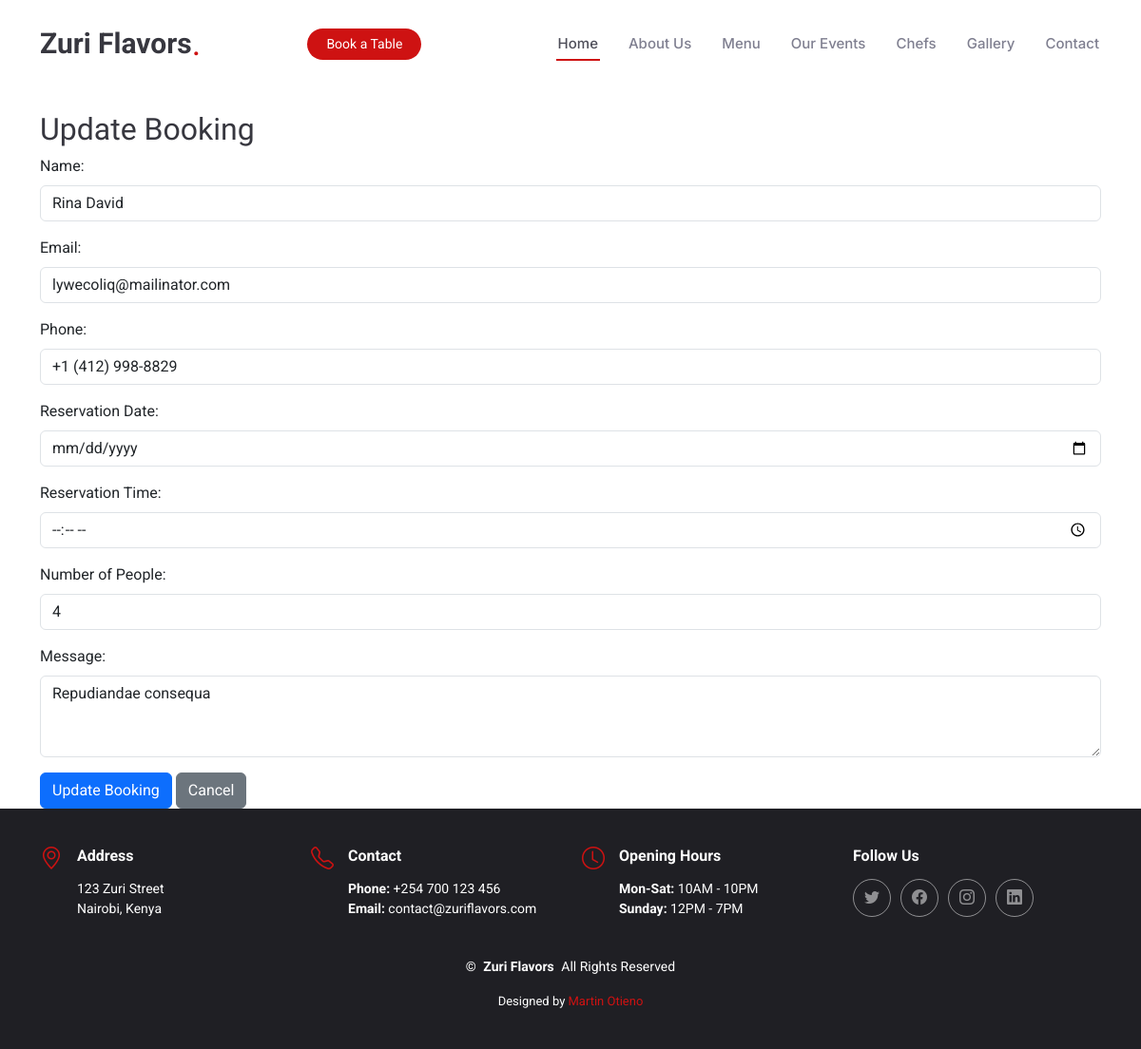
The page /update/14/ on the database its author committed.
### myapp/models.py (models this page shows, shortened)
class Booking(models.Model):
    name = models.CharField(max_length=255)
    email = models.EmailField(max_length=254)
    phone = models.CharField(max_length=20)
    date = models.DateField()
    time = models.TimeField()
    people = models.PositiveIntegerField()
    message = models.TextField()

### myapp/views.py (the view, shortened to what this page needs)
# urls.py: path('update/<int:booking_id>/', views.update_booking, name='update_booking'),
def update_booking(request, booking_id):
    booking = get_object_or_404(Booking, id=booking_id)
    context = {'booking': booking}
    return render(request, "update_booking.html", context)

### templates/update_booking.html (shortened to what this page needs)
{% extends 'base.html' %}
{% load static %}
{% block content %}
<div class="container mt-4">
    <h2>Update Booking</h2>
    <form method="POST">
        <div class="mb-3">
            <label for="name" class="form-label">Name:</label>
            <input
                type="text"
                id="name"
                name="name"
                class="form-control"
                value="{{ booking.name }}"
                required>
        </div>
        <div class="mb-3">
            <label for="email" class="form-label">Email:</label>
            <input
                type="email"
                id="email"
                name="email"
                class="form-control"
                value="{{ booking.email }}"
                required>
        </div>
        <div class="mb-3">
            <label for="phone" class="form-label">Phone:</label>
            <input
                type="text"
                id="phone"
                name="phone"
                class="form-control"
                value="{{ booking.phone }}"
                required>
        </div>
        <div class="mb-3">
            <label for="date" class="form-label">Reservation Date:</label>
            <input
                type="date"
                id="date"
                name="date"
                class="form-control"
                value="{{ booking.date }}"
                required>
        </div>
        <div class="mb-3">
            <label for="time" class="form-label">Reservation Time:</label>
            <input
                type="time"
                id="time"
                name="time"
                class="form-control"
                value="{{ booking.time }}"
                required>
        </div>
        <div class="mb-3">
            <label for="people" class="form-label">Number of People:</label>
            <input
                type="number"
                id="people"
                name="people"
                class="form-control"
                value="{{ booking.people }}"
                required>
        </div>
        <div class="mb-3">
            <label for="message" class="form-label">Message:</label>
            <textarea
                id="message"
                name="message"
                class="form-control"
                rows="3">{{ booking.message }}</textarea>
        </div>
        <button type="submit" class="btn btn-primary">Update Booking</button>
        <a href="{% url 'show_bookings' %}" class="btn btn-secondary">Cancel</a>
    </form>
</div>
{% endblock %}

### static/assets/css/main.css (style rules this page uses)
:root { --default-font: "Roboto", system-ui, -apple-system, "Segoe UI", Roboto, "Helvetica Neue", Arial, "Noto Sans", "Liberation Sans", sans-serif, "Apple Color Emoji", "Segoe UI Emoji", "Segoe UI Symbol", "Noto Color Emoji"; --heading-font: "Amatic SC", sans-serif; --nav-font: "Inter", sans-serif; }
:root { --background-color: #ffffff; --default-color: #212529; --heading-color: #37373f; --accent-color: #ce1212; --surface-color: #ffffff; --contrast-color: #ffffff; }
:root { --nav-color: #7f7f90; --nav-hover-color: #ce1212; --nav-mobile-background-color: #ffffff; --nav-dropdown-background-color: #ffffff; --nav-dropdown-color: #7f7f90; --nav-dropdown-hover-color: #ce1212; }
:root { scroll-behavior: smooth; }
body { color: var(--default-color); background-color: var(--background-color); font-family: var(--default-font); }
a { color: var(--accent-color); text-decoration: none; transition: 0.3s; }
h1, h2, h3, h4, h5, h6 { color: var(--heading-color); font-family: var(--heading-font); }

### rows shown on the page
Booking: name "Rina David", email "lywecoliq@mailinator.com", phone "+1 (412) 998-8829", people "4", message "Repudiandae consequa"
